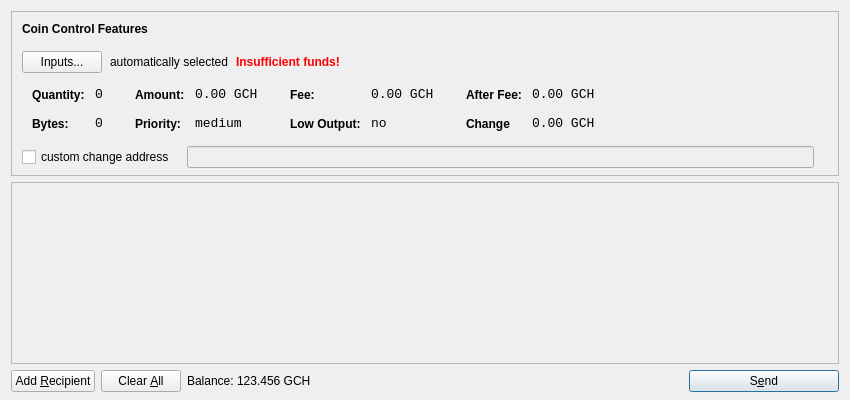
<?xml version="1.0" encoding="UTF-8"?>
<ui version="4.0">
 <class>SendCoinsDialog</class>
 <widget class="QDialog" name="SendCoinsDialog">
  <property name="geometry">
   <rect>
    <x>0</x>
    <y>0</y>
    <width>850</width>
    <height>400</height>
   </rect>
  </property>
  <property name="windowTitle">
   <string>Send Coins</string>
  </property>
  <layout class="QVBoxLayout" name="verticalLayout" stretch="0,1,0">
   <property name="bottomMargin">
    <number>8</number>
   </property>
   <item>
    <widget class="QFrame" name="frameCoinControl">
     <property name="sizePolicy">
      <sizepolicy hsizetype="Expanding" vsizetype="Expanding">
       <horstretch>0</horstretch>
       <verstretch>0</verstretch>
      </sizepolicy>
     </property>
     <property name="maximumSize">
      <size>
       <width>16777215</width>
       <height>16777215</height>
      </size>
     </property>
     <property name="frameShape">
      <enum>QFrame::StyledPanel</enum>
     </property>
     <property name="frameShadow">
      <enum>QFrame::Sunken</enum>
     </property>
     <layout class="QVBoxLayout" name="verticalLayoutCoinControl2">
      <property name="spacing">
       <number>-1</number>
      </property>
      <property name="leftMargin">
       <number>0</number>
      </property>
      <property name="topMargin">
       <number>0</number>
      </property>
      <property name="rightMargin">
       <number>0</number>
      </property>
      <property name="bottomMargin">
       <number>6</number>
      </property>
      <item>
       <layout class="QVBoxLayout" name="verticalLayoutCoinControl" stretch="0,0,0,0,1">
        <property name="spacing">
         <number>0</number>
        </property>
        <property name="leftMargin">
         <number>10</number>
        </property>
        <property name="topMargin">
         <number>10</number>
        </property>
        <item>
         <layout class="QHBoxLayout" name="horizontalLayoutCoinControl1">
          <property name="bottomMargin">
           <number>15</number>
          </property>
          <item>
           <widget class="QLabel" name="labelCoinControlFeatures">
            <property name="sizePolicy">
             <sizepolicy hsizetype="Preferred" vsizetype="Maximum">
              <horstretch>0</horstretch>
              <verstretch>0</verstretch>
             </sizepolicy>
            </property>
            <property name="font">
             <font>
              <weight>75</weight>
              <bold>true</bold>
             </font>
            </property>
            <property name="styleSheet">
             <string notr="true">font-weight:bold;</string>
            </property>
            <property name="text">
             <string>Coin Control Features</string>
            </property>
           </widget>
          </item>
         </layout>
        </item>
        <item>
         <layout class="QHBoxLayout" name="horizontalLayoutCoinControl2" stretch="0,0,0,0">
          <property name="spacing">
           <number>8</number>
          </property>
          <property name="bottomMargin">
           <number>10</number>
          </property>
          <item>
           <widget class="QPushButton" name="pushButtonCoinControl">
            <property name="styleSheet">
             <string notr="true"/>
            </property>
            <property name="text">
             <string>Inputs...</string>
            </property>
           </widget>
          </item>
          <item>
           <widget class="QLabel" name="labelCoinControlAutomaticallySelected">
            <property name="text">
             <string>automatically selected</string>
            </property>
            <property name="margin">
             <number>5</number>
            </property>
           </widget>
          </item>
          <item>
           <widget class="QLabel" name="labelCoinControlInsuffFunds">
            <property name="font">
             <font>
              <weight>75</weight>
              <bold>true</bold>
             </font>
            </property>
            <property name="styleSheet">
             <string notr="true">color:red;font-weight:bold;</string>
            </property>
            <property name="text">
             <string>Insufficient funds!</string>
            </property>
            <property name="margin">
             <number>5</number>
            </property>
           </widget>
          </item>
          <item>
           <spacer name="horizontalSpacerCoinControl">
            <property name="orientation">
             <enum>Qt::Horizontal</enum>
            </property>
            <property name="sizeHint" stdset="0">
             <size>
              <width>40</width>
              <height>1</height>
             </size>
            </property>
           </spacer>
          </item>
         </layout>
        </item>
        <item>
         <widget class="QWidget" name="widgetCoinControl" native="true">
          <property name="sizePolicy">
           <sizepolicy hsizetype="Preferred" vsizetype="Preferred">
            <horstretch>0</horstretch>
            <verstretch>0</verstretch>
           </sizepolicy>
          </property>
          <property name="minimumSize">
           <size>
            <width>0</width>
            <height>0</height>
           </size>
          </property>
          <property name="styleSheet">
           <string notr="true"/>
          </property>
          <layout class="QHBoxLayout" name="horizontalLayoutCoinControl5">
           <property name="margin">
            <number>0</number>
           </property>
           <item>
            <layout class="QHBoxLayout" name="horizontalLayoutCoinControl3" stretch="0,0,0,1">
             <property name="spacing">
              <number>20</number>
             </property>
             <property name="topMargin">
              <number>0</number>
             </property>
             <property name="bottomMargin">
              <number>10</number>
             </property>
             <item>
              <layout class="QFormLayout" name="formLayoutCoinControl1">
               <property name="horizontalSpacing">
                <number>10</number>
               </property>
               <property name="verticalSpacing">
                <number>14</number>
               </property>
               <property name="leftMargin">
                <number>10</number>
               </property>
               <property name="topMargin">
                <number>4</number>
               </property>
               <property name="rightMargin">
                <number>6</number>
               </property>
               <item row="0" column="0">
                <widget class="QLabel" name="labelCoinControlQuantityText">
                 <property name="styleSheet">
                  <string notr="true">font-weight:bold;</string>
                 </property>
                 <property name="text">
                  <string>Quantity:</string>
                 </property>
                 <property name="margin">
                  <number>0</number>
                 </property>
                </widget>
               </item>
               <item row="0" column="1">
                <widget class="QLabel" name="labelCoinControlQuantity">
                 <property name="font">
                  <font>
                   <family>Monospace</family>
                   <pointsize>10</pointsize>
                  </font>
                 </property>
                 <property name="cursor">
                  <cursorShape>IBeamCursor</cursorShape>
                 </property>
                 <property name="contextMenuPolicy">
                  <enum>Qt::ActionsContextMenu</enum>
                 </property>
                 <property name="text">
                  <string>0</string>
                 </property>
                 <property name="margin">
                  <number>0</number>
                 </property>
                 <property name="textInteractionFlags">
                  <set>Qt::LinksAccessibleByMouse|Qt::TextSelectableByKeyboard|Qt::TextSelectableByMouse</set>
                 </property>
                </widget>
               </item>
               <item row="1" column="0">
                <widget class="QLabel" name="labelCoinControlBytesText">
                 <property name="styleSheet">
                  <string notr="true">font-weight:bold;</string>
                 </property>
                 <property name="text">
                  <string>Bytes:</string>
                 </property>
                </widget>
               </item>
               <item row="1" column="1">
                <widget class="QLabel" name="labelCoinControlBytes">
                 <property name="font">
                  <font>
                   <family>Monospace</family>
                   <pointsize>10</pointsize>
                  </font>
                 </property>
                 <property name="cursor">
                  <cursorShape>IBeamCursor</cursorShape>
                 </property>
                 <property name="contextMenuPolicy">
                  <enum>Qt::ActionsContextMenu</enum>
                 </property>
                 <property name="text">
                  <string>0</string>
                 </property>
                 <property name="textInteractionFlags">
                  <set>Qt::LinksAccessibleByMouse|Qt::TextSelectableByKeyboard|Qt::TextSelectableByMouse</set>
                 </property>
                </widget>
               </item>
              </layout>
             </item>
             <item>
              <layout class="QFormLayout" name="formLayoutCoinControl2">
               <property name="horizontalSpacing">
                <number>10</number>
               </property>
               <property name="verticalSpacing">
                <number>14</number>
               </property>
               <property name="leftMargin">
                <number>6</number>
               </property>
               <property name="topMargin">
                <number>4</number>
               </property>
               <property name="rightMargin">
                <number>6</number>
               </property>
               <item row="0" column="0">
                <widget class="QLabel" name="labelCoinControlAmountText">
                 <property name="styleSheet">
                  <string notr="true">font-weight:bold;</string>
                 </property>
                 <property name="text">
                  <string>Amount:</string>
                 </property>
                 <property name="margin">
                  <number>0</number>
                 </property>
                </widget>
               </item>
               <item row="0" column="1">
                <widget class="QLabel" name="labelCoinControlAmount">
                 <property name="font">
                  <font>
                   <family>Monospace</family>
                   <pointsize>10</pointsize>
                  </font>
                 </property>
                 <property name="cursor">
                  <cursorShape>IBeamCursor</cursorShape>
                 </property>
                 <property name="contextMenuPolicy">
                  <enum>Qt::ActionsContextMenu</enum>
                 </property>
                 <property name="text">
                  <string notr="true">0.00 GCH</string>
                 </property>
                 <property name="textInteractionFlags">
                  <set>Qt::LinksAccessibleByMouse|Qt::TextSelectableByKeyboard|Qt::TextSelectableByMouse</set>
                 </property>
                </widget>
               </item>
               <item row="1" column="0">
                <widget class="QLabel" name="labelCoinControlPriorityText">
                 <property name="styleSheet">
                  <string notr="true">font-weight:bold;</string>
                 </property>
                 <property name="text">
                  <string>Priority:</string>
                 </property>
                </widget>
               </item>
               <item row="1" column="1">
                <widget class="QLabel" name="labelCoinControlPriority">
                 <property name="font">
                  <font>
                   <family>Monospace</family>
                   <pointsize>10</pointsize>
                  </font>
                 </property>
                 <property name="cursor">
                  <cursorShape>IBeamCursor</cursorShape>
                 </property>
                 <property name="contextMenuPolicy">
                  <enum>Qt::ActionsContextMenu</enum>
                 </property>
                 <property name="text">
                  <string>medium</string>
                 </property>
                 <property name="textInteractionFlags">
                  <set>Qt::LinksAccessibleByMouse|Qt::TextSelectableByKeyboard|Qt::TextSelectableByMouse</set>
                 </property>
                </widget>
               </item>
              </layout>
             </item>
             <item>
              <layout class="QFormLayout" name="formLayoutCoinControl3">
               <property name="horizontalSpacing">
                <number>10</number>
               </property>
               <property name="verticalSpacing">
                <number>14</number>
               </property>
               <property name="leftMargin">
                <number>6</number>
               </property>
               <property name="topMargin">
                <number>4</number>
               </property>
               <property name="rightMargin">
                <number>6</number>
               </property>
               <item row="0" column="0">
                <widget class="QLabel" name="labelCoinControlFeeText">
                 <property name="styleSheet">
                  <string notr="true">font-weight:bold;</string>
                 </property>
                 <property name="text">
                  <string>Fee:</string>
                 </property>
                 <property name="margin">
                  <number>0</number>
                 </property>
                </widget>
               </item>
               <item row="0" column="1">
                <widget class="QLabel" name="labelCoinControlFee">
                 <property name="font">
                  <font>
                   <family>Monospace</family>
                   <pointsize>10</pointsize>
                  </font>
                 </property>
                 <property name="cursor">
                  <cursorShape>IBeamCursor</cursorShape>
                 </property>
                 <property name="contextMenuPolicy">
                  <enum>Qt::ActionsContextMenu</enum>
                 </property>
                 <property name="text">
                  <string notr="true">0.00 GCH</string>
                 </property>
                 <property name="textInteractionFlags">
                  <set>Qt::LinksAccessibleByMouse|Qt::TextSelectableByKeyboard|Qt::TextSelectableByMouse</set>
                 </property>
                </widget>
               </item>
               <item row="1" column="0">
                <widget class="QLabel" name="labelCoinControlLowOutputText">
                 <property name="styleSheet">
                  <string notr="true">font-weight:bold;</string>
                 </property>
                 <property name="text">
                  <string>Low Output:</string>
                 </property>
                </widget>
               </item>
               <item row="1" column="1">
                <widget class="QLabel" name="labelCoinControlLowOutput">
                 <property name="font">
                  <font>
                   <family>Monospace</family>
                   <pointsize>10</pointsize>
                  </font>
                 </property>
                 <property name="cursor">
                  <cursorShape>IBeamCursor</cursorShape>
                 </property>
                 <property name="contextMenuPolicy">
                  <enum>Qt::ActionsContextMenu</enum>
                 </property>
                 <property name="text">
                  <string>no</string>
                 </property>
                 <property name="textInteractionFlags">
                  <set>Qt::LinksAccessibleByMouse|Qt::TextSelectableByKeyboard|Qt::TextSelectableByMouse</set>
                 </property>
                </widget>
               </item>
              </layout>
             </item>
             <item>
              <layout class="QFormLayout" name="formLayoutCoinControl4">
               <property name="horizontalSpacing">
                <number>10</number>
               </property>
               <property name="verticalSpacing">
                <number>14</number>
               </property>
               <property name="leftMargin">
                <number>6</number>
               </property>
               <property name="topMargin">
                <number>4</number>
               </property>
               <property name="rightMargin">
                <number>6</number>
               </property>
               <item row="0" column="0">
                <widget class="QLabel" name="labelCoinControlAfterFeeText">
                 <property name="styleSheet">
                  <string notr="true">font-weight:bold;</string>
                 </property>
                 <property name="text">
                  <string>After Fee:</string>
                 </property>
                 <property name="margin">
                  <number>0</number>
                 </property>
                </widget>
               </item>
               <item row="0" column="1">
                <widget class="QLabel" name="labelCoinControlAfterFee">
                 <property name="font">
                  <font>
                   <family>Monospace</family>
                   <pointsize>10</pointsize>
                  </font>
                 </property>
                 <property name="cursor">
                  <cursorShape>IBeamCursor</cursorShape>
                 </property>
                 <property name="contextMenuPolicy">
                  <enum>Qt::ActionsContextMenu</enum>
                 </property>
                 <property name="text">
                  <string notr="true">0.00 GCH</string>
                 </property>
                 <property name="textInteractionFlags">
                  <set>Qt::LinksAccessibleByMouse|Qt::TextSelectableByKeyboard|Qt::TextSelectableByMouse</set>
                 </property>
                </widget>
               </item>
               <item row="1" column="0">
                <widget class="QLabel" name="labelCoinControlChangeText">
                 <property name="styleSheet">
                  <string notr="true">font-weight:bold;</string>
                 </property>
                 <property name="text">
                  <string>Change</string>
                 </property>
                </widget>
               </item>
               <item row="1" column="1">
                <widget class="QLabel" name="labelCoinControlChange">
                 <property name="font">
                  <font>
                   <family>Monospace</family>
                   <pointsize>10</pointsize>
                  </font>
                 </property>
                 <property name="cursor">
                  <cursorShape>IBeamCursor</cursorShape>
                 </property>
                 <property name="contextMenuPolicy">
                  <enum>Qt::ActionsContextMenu</enum>
                 </property>
                 <property name="text">
                  <string notr="true">0.00 GCH</string>
                 </property>
                 <property name="textInteractionFlags">
                  <set>Qt::LinksAccessibleByMouse|Qt::TextSelectableByKeyboard|Qt::TextSelectableByMouse</set>
                 </property>
                </widget>
               </item>
              </layout>
             </item>
            </layout>
           </item>
          </layout>
         </widget>
        </item>
        <item>
         <layout class="QHBoxLayout" name="horizontalLayoutCoinControl4" stretch="0,0,0">
          <property name="spacing">
           <number>12</number>
          </property>
          <property name="sizeConstraint">
           <enum>QLayout::SetDefaultConstraint</enum>
          </property>
          <property name="topMargin">
           <number>5</number>
          </property>
          <property name="rightMargin">
           <number>5</number>
          </property>
          <item>
           <widget class="QCheckBox" name="checkBoxCoinControlChange">
            <property name="text">
             <string>custom change address</string>
            </property>
           </widget>
          </item>
          <item>
           <widget class="QLineEdit" name="lineEditCoinControlChange">
            <property name="enabled">
             <bool>false</bool>
            </property>
            <property name="sizePolicy">
             <sizepolicy hsizetype="Expanding" vsizetype="Fixed">
              <horstretch>0</horstretch>
              <verstretch>0</verstretch>
             </sizepolicy>
            </property>
           </widget>
          </item>
          <item>
           <widget class="QLabel" name="labelCoinControlChangeLabel">
            <property name="sizePolicy">
             <sizepolicy hsizetype="Preferred" vsizetype="Expanding">
              <horstretch>0</horstretch>
              <verstretch>0</verstretch>
             </sizepolicy>
            </property>
            <property name="minimumSize">
             <size>
              <width>0</width>
              <height>0</height>
             </size>
            </property>
            <property name="text">
             <string/>
            </property>
            <property name="margin">
             <number>3</number>
            </property>
           </widget>
          </item>
         </layout>
        </item>
        <item>
         <spacer name="verticalSpacerCoinControl">
          <property name="orientation">
           <enum>Qt::Vertical</enum>
          </property>
          <property name="sizeHint" stdset="0">
           <size>
            <width>800</width>
            <height>1</height>
           </size>
          </property>
         </spacer>
        </item>
       </layout>
      </item>
     </layout>
    </widget>
   </item>
   <item>
    <widget class="QScrollArea" name="scrollArea">
     <property name="widgetResizable">
      <bool>true</bool>
     </property>
     <widget class="QWidget" name="scrollAreaWidgetContents">
      <property name="geometry">
       <rect>
        <x>0</x>
        <y>0</y>
        <width>830</width>
        <height>165</height>
       </rect>
      </property>
      <layout class="QVBoxLayout" name="verticalLayout_2">
       <property name="margin">
        <number>0</number>
       </property>
       <item>
        <layout class="QVBoxLayout" name="entries">
         <property name="spacing">
          <number>6</number>
         </property>
        </layout>
       </item>
       <item>
        <spacer name="verticalSpacer">
         <property name="orientation">
          <enum>Qt::Vertical</enum>
         </property>
         <property name="sizeHint" stdset="0">
          <size>
           <width>20</width>
           <height>40</height>
          </size>
         </property>
        </spacer>
       </item>
      </layout>
     </widget>
    </widget>
   </item>
   <item>
    <layout class="QHBoxLayout" name="horizontalLayout">
     <item>
      <widget class="QPushButton" name="addButton">
       <property name="toolTip">
        <string>Send to multiple recipients at once</string>
       </property>
       <property name="text">
        <string>Add &amp;Recipient</string>
       </property>
       <property name="autoDefault">
        <bool>false</bool>
       </property>
      </widget>
     </item>
     <item>
      <widget class="QPushButton" name="clearButton">
       <property name="sizePolicy">
        <sizepolicy hsizetype="Minimum" vsizetype="Fixed">
         <horstretch>0</horstretch>
         <verstretch>0</verstretch>
        </sizepolicy>
       </property>
       <property name="toolTip">
        <string>Remove all transaction fields</string>
       </property>
       <property name="text">
        <string>Clear &amp;All</string>
       </property>
       <property name="autoRepeatDelay">
        <number>300</number>
       </property>
       <property name="autoDefault">
        <bool>false</bool>
       </property>
      </widget>
     </item>
     <item>
      <layout class="QHBoxLayout" name="horizontalLayout_2">
       <property name="spacing">
        <number>3</number>
       </property>
       <item>
        <widget class="QLabel" name="label">
         <property name="sizePolicy">
          <sizepolicy hsizetype="Preferred" vsizetype="Fixed">
           <horstretch>0</horstretch>
           <verstretch>0</verstretch>
          </sizepolicy>
         </property>
         <property name="text">
          <string>Balance:</string>
         </property>
        </widget>
       </item>
       <item>
        <widget class="QLabel" name="labelBalance">
         <property name="sizePolicy">
          <sizepolicy hsizetype="Preferred" vsizetype="Fixed">
           <horstretch>0</horstretch>
           <verstretch>0</verstretch>
          </sizepolicy>
         </property>
         <property name="cursor">
          <cursorShape>IBeamCursor</cursorShape>
         </property>
         <property name="text">
          <string notr="true">123.456 GCH</string>
         </property>
         <property name="textInteractionFlags">
          <set>Qt::LinksAccessibleByMouse|Qt::TextSelectableByKeyboard|Qt::TextSelectableByMouse</set>
         </property>
        </widget>
       </item>
      </layout>
     </item>
     <item>
      <spacer name="horizontalSpacer">
       <property name="orientation">
        <enum>Qt::Horizontal</enum>
       </property>
       <property name="sizeHint" stdset="0">
        <size>
         <width>40</width>
         <height>20</height>
        </size>
       </property>
      </spacer>
     </item>
     <item>
      <widget class="QPushButton" name="sendButton">
       <property name="minimumSize">
        <size>
         <width>150</width>
         <height>0</height>
        </size>
       </property>
       <property name="toolTip">
        <string>Confirm the send action</string>
       </property>
       <property name="text">
        <string>S&amp;end</string>
       </property>
       <property name="icon">
        <iconset resource="../galaxycash.qrc">
         <normaloff>:/icons/send</normaloff>:/icons/send</iconset>
       </property>
       <property name="default">
        <bool>true</bool>
       </property>
      </widget>
     </item>
    </layout>
   </item>
  </layout>
 </widget>
 <resources>
  <include location="../galaxycash.qrc"/>
 </resources>
 <connections/>
</ui>
